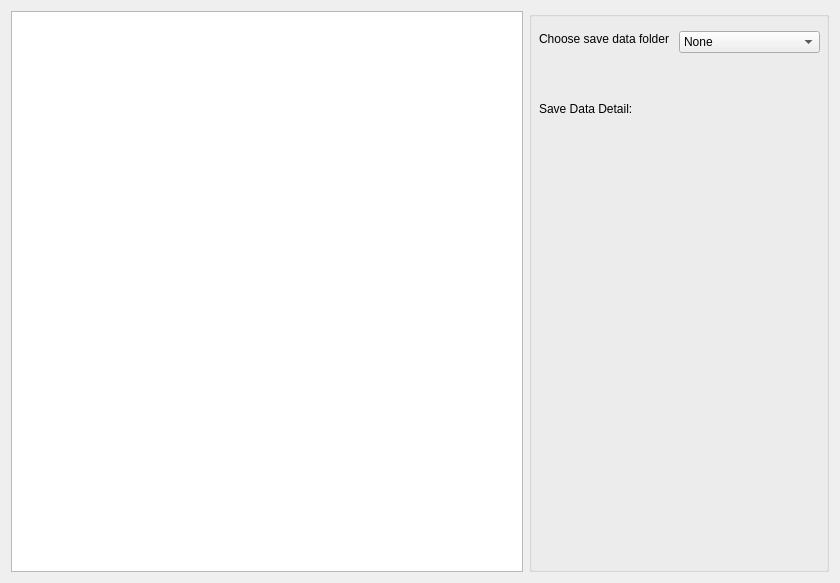
<?xml version="1.0" encoding="UTF-8"?>
<ui version="4.0">
 <class>savesWidget</class>
 <widget class="QWidget" name="savesWidget">
  <property name="geometry">
   <rect>
    <x>0</x>
    <y>0</y>
    <width>840</width>
    <height>583</height>
   </rect>
  </property>
  <property name="minimumSize">
   <size>
    <width>840</width>
    <height>583</height>
   </size>
  </property>
  <property name="windowTitle">
   <string>savesWidget</string>
  </property>
  <layout class="QHBoxLayout" name="horizontalLayout">
   <item>
    <widget class="QTableView" name="savesTable">
     <property name="editTriggers">
      <set>QAbstractItemView::NoEditTriggers</set>
     </property>
     <property name="selectionMode">
      <enum>QAbstractItemView::ExtendedSelection</enum>
     </property>
     <property name="selectionBehavior">
      <enum>QAbstractItemView::SelectRows</enum>
     </property>
     <property name="showGrid">
      <bool>false</bool>
     </property>
    </widget>
   </item>
   <item>
    <widget class="QGroupBox" name="groupBox">
     <property name="minimumSize">
      <size>
       <width>300</width>
       <height>0</height>
      </size>
     </property>
     <property name="title">
      <string/>
     </property>
     <widget class="QLabel" name="label">
      <property name="geometry">
       <rect>
        <x>10</x>
        <y>20</y>
        <width>131</width>
        <height>16</height>
       </rect>
      </property>
      <property name="text">
       <string>Choose save data folder:</string>
      </property>
     </widget>
     <widget class="QComboBox" name="sourceselectCombo">
      <property name="geometry">
       <rect>
        <x>150</x>
        <y>20</y>
        <width>141</width>
        <height>22</height>
       </rect>
      </property>
      <item>
       <property name="text">
        <string>None</string>
       </property>
      </item>
      <item>
       <property name="text">
        <string>PSP Device</string>
       </property>
       <property name="icon">
        <iconset resource="../../res/pspudb.qrc">
         <normaloff>:/pspudb/images/pspdevice.png</normaloff>:/pspudb/images/pspdevice.png</iconset>
       </property>
      </item>
      <item>
       <property name="text">
        <string>Local folder</string>
       </property>
       <property name="icon">
        <iconset resource="../../res/pspudb.qrc">
         <normaloff>:/pspudb/images/folder.png</normaloff>
         <normalon>:/pspudb/res/folder.png</normalon>:/pspudb/images/folder.png</iconset>
       </property>
      </item>
      <item>
       <property name="text">
        <string>JPCSP emu</string>
       </property>
       <property name="icon">
        <iconset resource="../../res/pspudb.qrc">
         <normaloff>:/pspudb/images/psp.png</normaloff>:/pspudb/images/psp.png</iconset>
       </property>
      </item>
      <item>
       <property name="text">
        <string>PCSP emu</string>
       </property>
       <property name="icon">
        <iconset resource="../../res/pspudb.qrc">
         <normaloff>:/pspudb/images/pcsp-logo.png</normaloff>:/pspudb/images/pcsp-logo.png</iconset>
       </property>
      </item>
      <item>
       <property name="text">
        <string>PSPE4ALL emu</string>
       </property>
       <property name="icon">
        <iconset resource="../../res/pspudb.qrc">
         <normaloff>:/pspudb/images/pspe4all.ico</normaloff>:/pspudb/images/pspe4all.ico</iconset>
       </property>
      </item>
     </widget>
     <widget class="QLabel" name="savedatalabel">
      <property name="geometry">
       <rect>
        <x>10</x>
        <y>120</y>
        <width>271</width>
        <height>251</height>
       </rect>
      </property>
      <property name="font">
       <font>
        <family>Calibri</family>
        <pointsize>10</pointsize>
       </font>
      </property>
      <property name="frameShape">
       <enum>QFrame::NoFrame</enum>
      </property>
      <property name="frameShadow">
       <enum>QFrame::Plain</enum>
      </property>
      <property name="text">
       <string/>
      </property>
      <property name="scaledContents">
       <bool>false</bool>
      </property>
      <property name="wordWrap">
       <bool>true</bool>
      </property>
     </widget>
     <widget class="QLabel" name="label_2">
      <property name="geometry">
       <rect>
        <x>10</x>
        <y>90</y>
        <width>101</width>
        <height>16</height>
       </rect>
      </property>
      <property name="text">
       <string>Save Data Detail:</string>
      </property>
     </widget>
    </widget>
   </item>
  </layout>
 </widget>
 <layoutdefault spacing="6" margin="11"/>
 <resources>
  <include location="../../res/pspudb.qrc"/>
 </resources>
 <connections>
  <connection>
   <sender>sourceselectCombo</sender>
   <signal>currentIndexChanged(int)</signal>
   <receiver>savesWidget</receiver>
   <slot>RefreshSaveTable(int)</slot>
   <hints>
    <hint type="sourcelabel">
     <x>697</x>
     <y>39</y>
    </hint>
    <hint type="destinationlabel">
     <x>689</x>
     <y>-34</y>
    </hint>
   </hints>
  </connection>
 </connections>
 <slots>
  <slot>RefreshSaveTable(int)</slot>
 </slots>
</ui>
